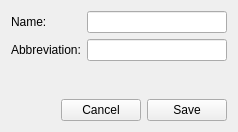
<?xml version="1.0" encoding="UTF-8"?>
<ui version="4.0">
 <class>UnitsWidget</class>
 <widget class="QWidget" name="UnitsWidget">
  <property name="geometry">
   <rect>
    <x>0</x>
    <y>0</y>
    <width>238</width>
    <height>132</height>
   </rect>
  </property>
  <property name="windowTitle">
   <string>Units</string>
  </property>
  <layout class="QVBoxLayout" name="verticalLayout">
   <item>
    <layout class="QFormLayout" name="formLayout">
     <item row="0" column="0">
      <widget class="QLabel" name="label">
       <property name="text">
        <string>Name:</string>
       </property>
      </widget>
     </item>
     <item row="0" column="1">
      <widget class="QLineEdit" name="nameLineEdit"/>
     </item>
     <item row="1" column="0">
      <widget class="QLabel" name="label_2">
       <property name="text">
        <string>Abbreviation:</string>
       </property>
      </widget>
     </item>
     <item row="1" column="1">
      <widget class="QLineEdit" name="abbreviationLineEdit"/>
     </item>
    </layout>
   </item>
   <item>
    <spacer name="verticalSpacer">
     <property name="orientation">
      <enum>Qt::Vertical</enum>
     </property>
     <property name="sizeHint" stdset="0">
      <size>
       <width>20</width>
       <height>14</height>
      </size>
     </property>
    </spacer>
   </item>
   <item>
    <layout class="QHBoxLayout" name="horizontalLayout">
     <item>
      <spacer name="horizontalSpacer">
       <property name="orientation">
        <enum>Qt::Horizontal</enum>
       </property>
       <property name="sizeHint" stdset="0">
        <size>
         <width>40</width>
         <height>20</height>
        </size>
       </property>
      </spacer>
     </item>
     <item>
      <widget class="QPushButton" name="cancelBtn">
       <property name="text">
        <string>Cancel</string>
       </property>
      </widget>
     </item>
     <item>
      <widget class="QPushButton" name="saveBtn">
       <property name="text">
        <string>Save</string>
       </property>
      </widget>
     </item>
    </layout>
   </item>
  </layout>
 </widget>
 <resources/>
 <connections>
  <connection>
   <sender>cancelBtn</sender>
   <signal>clicked()</signal>
   <receiver>UnitsWidget</receiver>
   <slot>close()</slot>
   <hints>
    <hint type="sourcelabel">
     <x>94</x>
     <y>115</y>
    </hint>
    <hint type="destinationlabel">
     <x>34</x>
     <y>88</y>
    </hint>
   </hints>
  </connection>
  <connection>
   <sender>saveBtn</sender>
   <signal>clicked()</signal>
   <receiver>UnitsWidget</receiver>
   <slot>save()</slot>
   <hints>
    <hint type="sourcelabel">
     <x>216</x>
     <y>107</y>
    </hint>
    <hint type="destinationlabel">
     <x>191</x>
     <y>76</y>
    </hint>
   </hints>
  </connection>
 </connections>
 <slots>
  <slot>save()</slot>
 </slots>
</ui>
